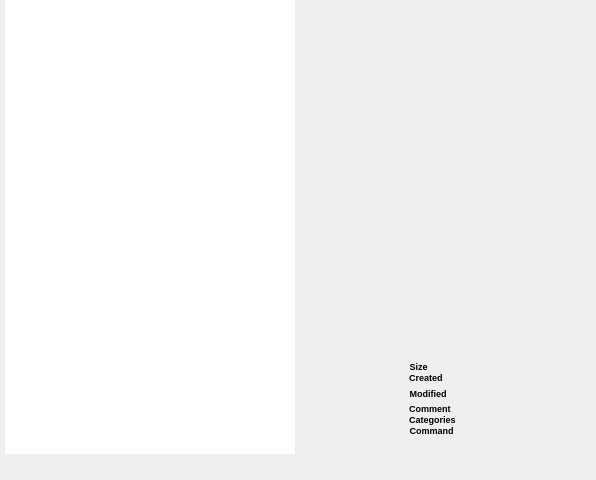
<?xml version="1.0" encoding="UTF-8"?>
<ui version="4.0">
 <class>Form</class>
 <widget class="QWidget" name="Form">
  <property name="geometry">
   <rect>
    <x>0</x>
    <y>0</y>
    <width>596</width>
    <height>480</height>
   </rect>
  </property>
  <property name="windowTitle">
   <string>Form</string>
  </property>
  <property name="styleSheet">
   <string notr="true">padding: 0;
margin: 0;</string>
  </property>
  <layout class="QGridLayout" name="gridLayout">
   <property name="leftMargin">
    <number>0</number>
   </property>
   <property name="topMargin">
    <number>0</number>
   </property>
   <property name="rightMargin">
    <number>0</number>
   </property>
   <property name="bottomMargin">
    <number>6</number>
   </property>
   <property name="spacing">
    <number>6</number>
   </property>
   <item row="1" column="0" colspan="2">
    <widget class="QFrame" name="frame">
     <property name="sizePolicy">
      <sizepolicy hsizetype="Preferred" vsizetype="Fixed">
       <horstretch>0</horstretch>
       <verstretch>0</verstretch>
      </sizepolicy>
     </property>
     <property name="frameShape">
      <enum>QFrame::NoFrame</enum>
     </property>
     <property name="frameShadow">
      <enum>QFrame::Plain</enum>
     </property>
     <layout class="QGridLayout" name="gridLayout_2">
      <property name="leftMargin">
       <number>0</number>
      </property>
      <property name="topMargin">
       <number>0</number>
      </property>
      <property name="rightMargin">
       <number>0</number>
      </property>
      <property name="bottomMargin">
       <number>0</number>
      </property>
      <item row="0" column="0">
       <widget class="QLabel" name="status">
        <property name="sizePolicy">
         <sizepolicy hsizetype="Preferred" vsizetype="Fixed">
          <horstretch>0</horstretch>
          <verstretch>0</verstretch>
         </sizepolicy>
        </property>
        <property name="styleSheet">
         <string notr="true">padding-left: 5px;</string>
        </property>
        <property name="text">
         <string/>
        </property>
       </widget>
      </item>
     </layout>
    </widget>
   </item>
   <item row="0" column="0">
    <widget class="QListWidget" name="list_widget">
     <property name="sizePolicy">
      <sizepolicy hsizetype="Expanding" vsizetype="Expanding">
       <horstretch>0</horstretch>
       <verstretch>0</verstretch>
      </sizepolicy>
     </property>
     <property name="cursor" stdset="0">
      <cursorShape>PointingHandCursor</cursorShape>
     </property>
     <property name="mouseTracking">
      <bool>true</bool>
     </property>
     <property name="styleSheet">
      <string notr="true">QListWidget {
	padding: 0;
	margin: 0;
}

QListWidget{
	padding-left: 5px;
}

QListWidget:item:hover{
	border-radius:  5px;
	background-color: rgb(144, 170, 200, 0.10);
	color: #ffffff;
	border-left: 2px solid #5271f0;
}

QListWidget:item:selected{
	border-radius:  5px;
	background-color:#4B5053;
	color: #ffffff;
	border-left: 2px solid #5271f0;
}</string>
     </property>
     <property name="frameShape">
      <enum>QFrame::NoFrame</enum>
     </property>
     <property name="frameShadow">
      <enum>QFrame::Plain</enum>
     </property>
     <property name="verticalScrollBarPolicy">
      <enum>Qt::ScrollBarAsNeeded</enum>
     </property>
     <property name="horizontalScrollBarPolicy">
      <enum>Qt::ScrollBarAlwaysOff</enum>
     </property>
     <property name="gridSize">
      <size>
       <width>0</width>
       <height>50</height>
      </size>
     </property>
     <property name="wordWrap">
      <bool>true</bool>
     </property>
     <property name="sortingEnabled">
      <bool>true</bool>
     </property>
    </widget>
   </item>
   <item row="0" column="1">
    <widget class="QWidget" name="widget_info" native="true">
     <layout class="QGridLayout" name="gridLayout_9">
      <item row="0" column="0">
       <widget class="QFrame" name="frame_2">
        <property name="sizePolicy">
         <sizepolicy hsizetype="Expanding" vsizetype="Preferred">
          <horstretch>0</horstretch>
          <verstretch>0</verstretch>
         </sizepolicy>
        </property>
        <property name="frameShape">
         <enum>QFrame::NoFrame</enum>
        </property>
        <property name="frameShadow">
         <enum>QFrame::Plain</enum>
        </property>
        <layout class="QGridLayout" name="gridLayout_6">
         <item row="0" column="0" colspan="2">
          <widget class="QLabel" name="image">
           <property name="text">
            <string/>
           </property>
           <property name="alignment">
            <set>Qt::AlignCenter</set>
           </property>
          </widget>
         </item>
        </layout>
       </widget>
      </item>
      <item row="3" column="0">
       <widget class="QLabel" name="version">
        <property name="sizePolicy">
         <sizepolicy hsizetype="Preferred" vsizetype="Fixed">
          <horstretch>0</horstretch>
          <verstretch>0</verstretch>
         </sizepolicy>
        </property>
        <property name="font">
         <font>
          <pointsize>8</pointsize>
         </font>
        </property>
        <property name="text">
         <string/>
        </property>
        <property name="alignment">
         <set>Qt::AlignCenter</set>
        </property>
       </widget>
      </item>
      <item row="4" column="0">
       <widget class="QFrame" name="frame_info">
        <property name="sizePolicy">
         <sizepolicy hsizetype="Preferred" vsizetype="Fixed">
          <horstretch>0</horstretch>
          <verstretch>0</verstretch>
         </sizepolicy>
        </property>
        <property name="font">
         <font>
          <pointsize>7</pointsize>
         </font>
        </property>
        <property name="frameShape">
         <enum>QFrame::NoFrame</enum>
        </property>
        <property name="frameShadow">
         <enum>QFrame::Plain</enum>
        </property>
        <layout class="QGridLayout" name="gridLayout_8">
         <property name="topMargin">
          <number>30</number>
         </property>
         <property name="spacing">
          <number>0</number>
         </property>
         <item row="0" column="2" colspan="2">
          <widget class="QLabel" name="lsize">
           <property name="font">
            <font>
             <pointsize>7</pointsize>
            </font>
           </property>
           <property name="text">
            <string/>
           </property>
           <property name="wordWrap">
            <bool>true</bool>
           </property>
          </widget>
         </item>
         <item row="3" column="1">
          <widget class="QLabel" name="label_7">
           <property name="sizePolicy">
            <sizepolicy hsizetype="Fixed" vsizetype="Preferred">
             <horstretch>0</horstretch>
             <verstretch>0</verstretch>
            </sizepolicy>
           </property>
           <property name="font">
            <font>
             <pointsize>7</pointsize>
             <weight>75</weight>
             <bold>true</bold>
            </font>
           </property>
           <property name="text">
            <string>Comment   </string>
           </property>
           <property name="alignment">
            <set>Qt::AlignRight|Qt::AlignTrailing|Qt::AlignVCenter</set>
           </property>
          </widget>
         </item>
         <item row="1" column="1">
          <widget class="QLabel" name="label_11">
           <property name="sizePolicy">
            <sizepolicy hsizetype="Fixed" vsizetype="Preferred">
             <horstretch>0</horstretch>
             <verstretch>0</verstretch>
            </sizepolicy>
           </property>
           <property name="font">
            <font>
             <pointsize>7</pointsize>
             <weight>75</weight>
             <bold>true</bold>
            </font>
           </property>
           <property name="text">
            <string>Created   </string>
           </property>
           <property name="alignment">
            <set>Qt::AlignRight|Qt::AlignTrailing|Qt::AlignVCenter</set>
           </property>
          </widget>
         </item>
         <item row="2" column="0">
          <spacer name="horizontalSpacer">
           <property name="orientation">
            <enum>Qt::Horizontal</enum>
           </property>
           <property name="sizeType">
            <enum>QSizePolicy::Fixed</enum>
           </property>
           <property name="sizeHint" stdset="0">
            <size>
             <width>90</width>
             <height>20</height>
            </size>
           </property>
          </spacer>
         </item>
         <item row="3" column="2" colspan="2">
          <widget class="QLabel" name="lcomment">
           <property name="font">
            <font>
             <pointsize>7</pointsize>
            </font>
           </property>
           <property name="text">
            <string/>
           </property>
           <property name="wordWrap">
            <bool>true</bool>
           </property>
          </widget>
         </item>
         <item row="4" column="1">
          <widget class="QLabel" name="label_12">
           <property name="font">
            <font>
             <pointsize>7</pointsize>
             <weight>75</weight>
             <bold>true</bold>
            </font>
           </property>
           <property name="text">
            <string>Categories   </string>
           </property>
           <property name="alignment">
            <set>Qt::AlignRight|Qt::AlignTrailing|Qt::AlignVCenter</set>
           </property>
          </widget>
         </item>
         <item row="5" column="2" colspan="2">
          <widget class="QLabel" name="lcommand">
           <property name="font">
            <font>
             <pointsize>7</pointsize>
            </font>
           </property>
           <property name="text">
            <string/>
           </property>
           <property name="wordWrap">
            <bool>true</bool>
           </property>
          </widget>
         </item>
         <item row="2" column="1">
          <widget class="QLabel" name="label_4">
           <property name="sizePolicy">
            <sizepolicy hsizetype="Fixed" vsizetype="Preferred">
             <horstretch>0</horstretch>
             <verstretch>0</verstretch>
            </sizepolicy>
           </property>
           <property name="font">
            <font>
             <pointsize>7</pointsize>
             <weight>75</weight>
             <bold>true</bold>
            </font>
           </property>
           <property name="text">
            <string>Modified   </string>
           </property>
           <property name="alignment">
            <set>Qt::AlignRight|Qt::AlignTrailing|Qt::AlignVCenter</set>
           </property>
          </widget>
         </item>
         <item row="0" column="1">
          <widget class="QLabel" name="label_2">
           <property name="sizePolicy">
            <sizepolicy hsizetype="Fixed" vsizetype="Preferred">
             <horstretch>0</horstretch>
             <verstretch>0</verstretch>
            </sizepolicy>
           </property>
           <property name="font">
            <font>
             <pointsize>7</pointsize>
             <weight>75</weight>
             <bold>true</bold>
            </font>
           </property>
           <property name="text">
            <string>Size   </string>
           </property>
           <property name="alignment">
            <set>Qt::AlignRight|Qt::AlignTrailing|Qt::AlignVCenter</set>
           </property>
          </widget>
         </item>
         <item row="4" column="2" colspan="2">
          <widget class="QLabel" name="lcategories">
           <property name="font">
            <font>
             <pointsize>7</pointsize>
            </font>
           </property>
           <property name="text">
            <string/>
           </property>
          </widget>
         </item>
         <item row="2" column="2" colspan="2">
          <widget class="QLabel" name="lmodified">
           <property name="font">
            <font>
             <pointsize>7</pointsize>
            </font>
           </property>
           <property name="text">
            <string/>
           </property>
           <property name="wordWrap">
            <bool>true</bool>
           </property>
          </widget>
         </item>
         <item row="1" column="2" colspan="2">
          <widget class="QLabel" name="lcreated">
           <property name="font">
            <font>
             <pointsize>7</pointsize>
            </font>
           </property>
           <property name="text">
            <string/>
           </property>
           <property name="wordWrap">
            <bool>true</bool>
           </property>
          </widget>
         </item>
         <item row="5" column="1">
          <widget class="QLabel" name="label_5">
           <property name="sizePolicy">
            <sizepolicy hsizetype="Fixed" vsizetype="Preferred">
             <horstretch>0</horstretch>
             <verstretch>0</verstretch>
            </sizepolicy>
           </property>
           <property name="font">
            <font>
             <pointsize>7</pointsize>
             <weight>75</weight>
             <bold>true</bold>
            </font>
           </property>
           <property name="text">
            <string>Command   </string>
           </property>
           <property name="alignment">
            <set>Qt::AlignRight|Qt::AlignTrailing|Qt::AlignVCenter</set>
           </property>
          </widget>
         </item>
        </layout>
       </widget>
      </item>
      <item row="2" column="0">
       <widget class="QLabel" name="title">
        <property name="sizePolicy">
         <sizepolicy hsizetype="Preferred" vsizetype="Fixed">
          <horstretch>0</horstretch>
          <verstretch>0</verstretch>
         </sizepolicy>
        </property>
        <property name="font">
         <font>
          <pointsize>13</pointsize>
         </font>
        </property>
        <property name="text">
         <string/>
        </property>
        <property name="alignment">
         <set>Qt::AlignCenter</set>
        </property>
        <property name="wordWrap">
         <bool>true</bool>
        </property>
       </widget>
      </item>
      <item row="1" column="0">
       <spacer name="verticalSpacer">
        <property name="orientation">
         <enum>Qt::Vertical</enum>
        </property>
        <property name="sizeType">
         <enum>QSizePolicy::Fixed</enum>
        </property>
        <property name="sizeHint" stdset="0">
         <size>
          <width>20</width>
          <height>40</height>
         </size>
        </property>
       </spacer>
      </item>
     </layout>
    </widget>
   </item>
  </layout>
 </widget>
 <resources/>
 <connections/>
</ui>
